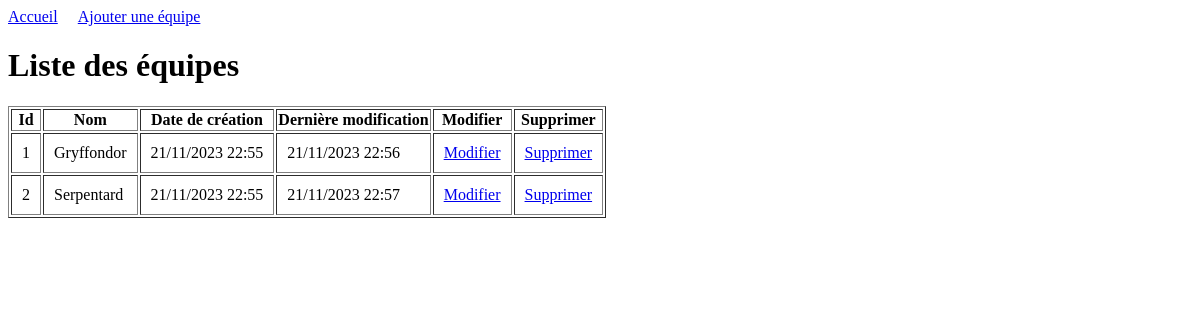
Page /app/teams/list/ on the earlier database version.
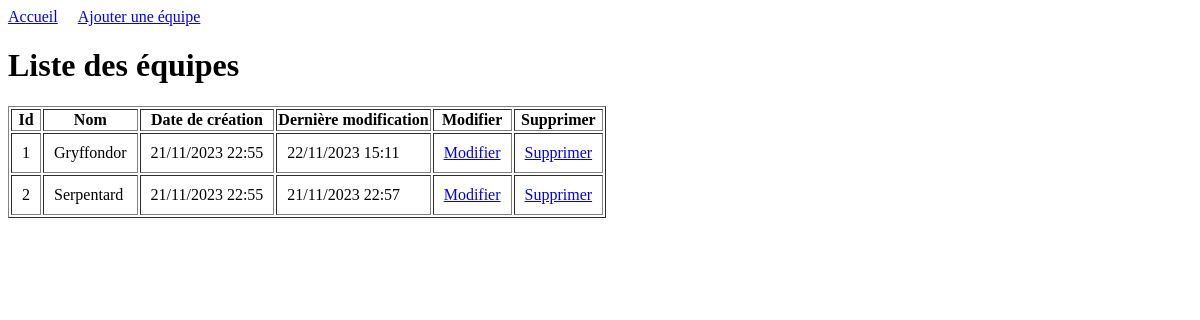
Same page on the later database version.
### app/models.py (models this page shows, shortened)
class Teams(models.Model):
    name = models.CharField(max_length=20, unique=True)
    created = models.DateTimeField(default=timezone.datetime.now())
    updated = models.DateTimeField(default=timezone.datetime.now())

### app/views/teams_view.py (the view)
# urls.py: path('teams/list/', TeamsList.as_view(), name='teams_list'),
class TeamsList(View):
    def get(self, request):
        try:
            teams = Teams.objects.all()
            return render(request, template_name='teams/teams_list.html',
                          context={'teams': teams})
        except Exception:
            return HttpResponseServerError("Impossible de charger la liste d'équipes")

### app/templates/teams/teams_list.html (shortened to what this page needs)
<div class="flex">
    <a href="{% url 'app_home' %}">Accueil</a>
    <span style="width:20px"></span>
    <a href="{% url 'teams_create' %}">Ajouter une équipe</a>
</div>
<h1>Liste des équipes</h1>
<table border='1'>
    <tr>
        <th>Id</th>
        <th>Nom</th>
        <th>Date de création</th>
        <th>Dernière modification</th>
        <th>Modifier</th>
        <th>Supprimer</th>
    </tr>
    {% for team in teams %}
        <tr>
            <td>{{ team.id }}</td>
            <td>{{ team.name }}</td>
            <td>{{ team.created|date:"d/m/Y H:i" }}</td>
            <td>{{ team.updated|date:"d/m/Y H:i" }}</td>
            <td><a href="{% url 'teams_update' team.id %}">Modifier</a></td>
            <td><a href="{% url 'teams_delete' team.id %}">Supprimer</a></td>
        </tr>
    {% endfor %}
</table>

### app/templates/teams/teams_list.html (style rules this page uses)
td { padding: 10px; }
.flex { display: flex; }

Differences in the rows shown:
changed Teams "Gryffondor": updated "21/11/2023 22:56" → "22/11/2023 15:11"
